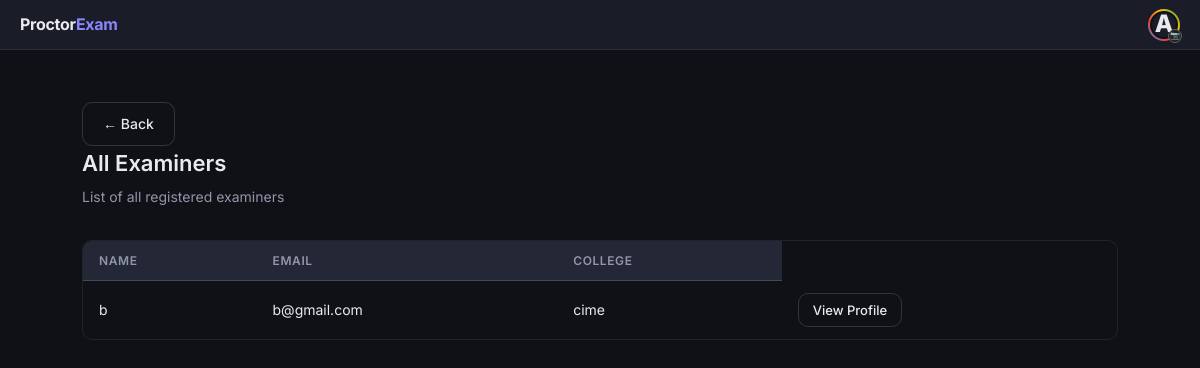
Page /admin/examiners (signed in) on the earlier database version.
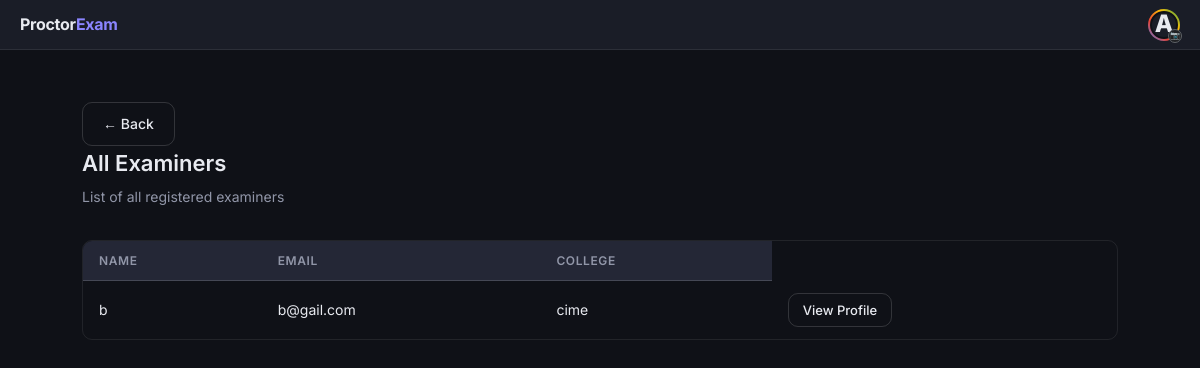
Same page on the later database version.
### tables this page shows
CREATE TABLE users (
    id INTEGER PRIMARY KEY AUTOINCREMENT,
    role TEXT NOT NULL,                  -- student / admin / examiner / developer
    username TEXT NOT NULL,
    email TEXT UNIQUE NOT NULL,
    password TEXT NOT NULL,
    college_name TEXT NOT NULL,
    profile_pic TEXT DEFAULT 'default_avatar.png',
    status TEXT DEFAULT 'active'         -- pending / active / rejected
);

### app.py (the view)
@app.route('/admin/examiners')
@login_required
@admin_required
def view_examiners():
    conn = get_db()
    examiners = conn.execute(
        "SELECT * FROM users WHERE role='examiner'"
    ).fetchall()
    conn.close()
    return render_template('view_examiners.html', examiners=examiners)

### app.py (called while the page is built)
def get_db():
    conn = sqlite3.connect(DB_PATH, timeout=20)
    conn.row_factory = sqlite3.Row
    return conn

def login_required(f):
    @wraps(f)
    def decorated(*args, **kwargs):
        if 'user_id' not in session: return redirect(url_for('login'))
        return f(*args, **kwargs)
    return decorated

def admin_required(f):
    @wraps(f)
    def decorated(*args, **kwargs):
        if session.get('role') != 'admin':
            flash('Access Denied: Master Admin privileges required.', 'error')
            return redirect(url_for('dashboard'))
        return f(*args, **kwargs)
    return decorated

### templates/view_examiners.html (shortened to what this page needs)
{% extends "base.html" %}
{% block content %}
<div class="page">
    <div style="margin-top:20px;">
    <a href="{{ url_for('admin_dashboard') }}" class="btn btn-outline">
      ← Back
    </a>
  </div>
  <div class="page-header">
    <h2>All Examiners</h2>
    <p>List of all registered examiners</p>
  </div>
  <div class="table-wrap">
    <table>
      <thead>
        <tr>
          <th>Name</th>
          <th>Email</th>
          <th>College</th>
        </tr>
      </thead>
      <tbody>
        {% for teacher in examiners %}
        <tr>
          <td>{{ teacher.username }}</td>
          <td>{{ teacher.email }}</td>
          <td>{{ teacher.college_name }}</td>
          <td>
            <a href="{{ url_for('verify_admin_password', user_id=teacher.id) }}" class="btn btn-outline btn-sm">
                View Profile
            </a>
            </td>
        </tr>
        {% else %}
        <tr>
          <td colspan="3" style="text-align:center;">
            No examiners found
          </td>
        </tr>
        {% endfor %}
      </tbody>
    </table>
  </div>
</div>
{% endblock %}

Differences in the rows shown:
changed users "cime": email "b@gmail.com" → "b@gail.com"
